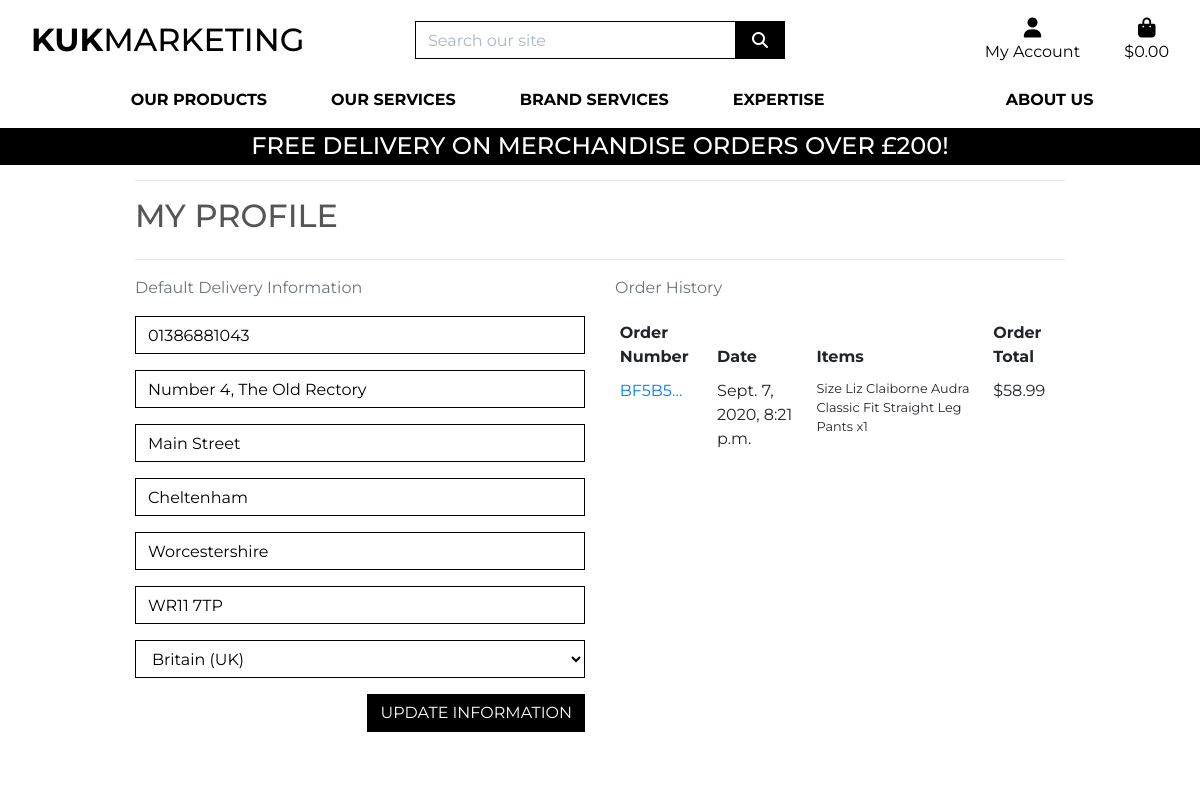
/profile/ (signed in), run on an earlier commit of the app's database.
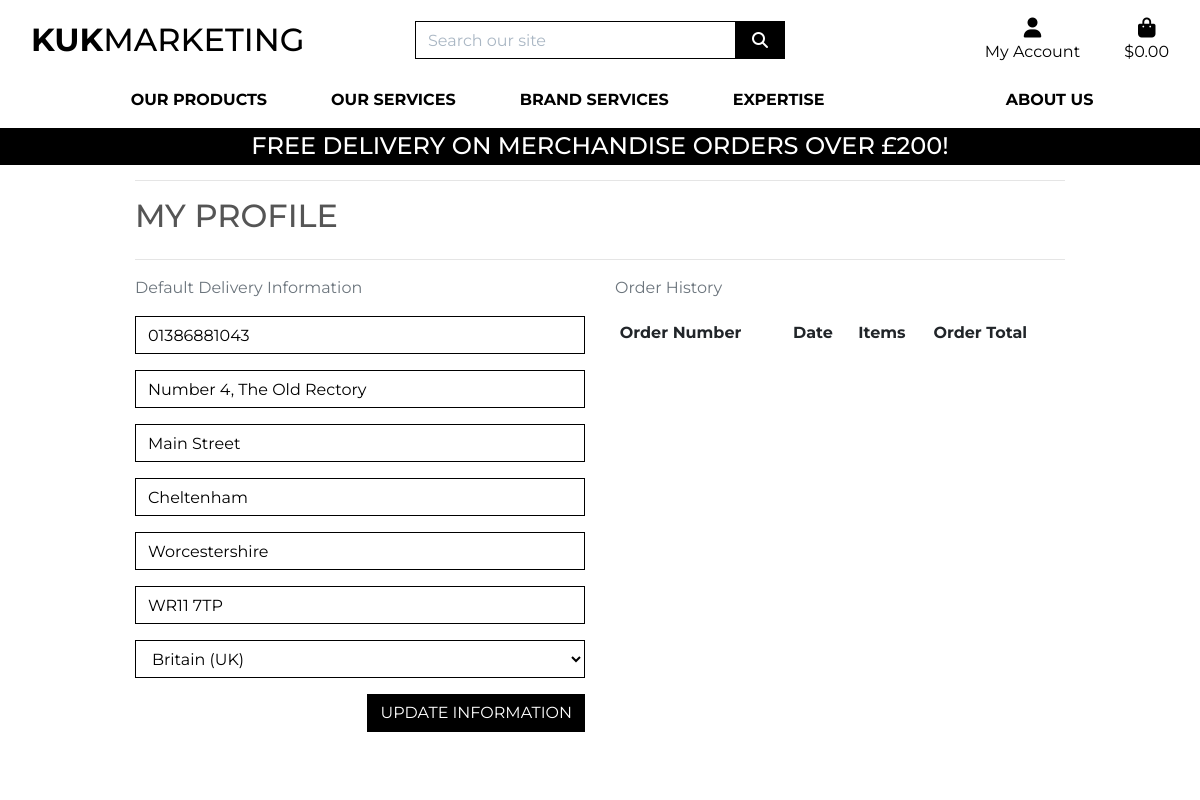
And on a later commit of the database.
### checkout/models.py (models this page shows, shortened)
class Order(models.Model):
    order_number = models.CharField(max_length=32, null=False, editable=False)
    user_profile = models.ForeignKey(UserProfile, on_delete=models.SET_NULL,
                                     null=True, blank=True, related_name='orders')
    full_name = models.CharField(max_length=50, null=False, blank=False)
    email = models.EmailField(max_length=254, null=False, blank=False)
    phone_number = models.CharField(max_length=20, null=False, blank=False)
    country = CountryField(blank_label='Country *', null=False, blank=False)
    postcode = models.CharField(max_length=20, null=True, blank=True)
    town_or_city = models.CharField(max_length=40, null=False, blank=False)
    street_address1 = models.CharField(max_length=80, null=False, blank=False)
    street_address2 = models.CharField(max_length=80, null=True, blank=True)
    county = models.CharField(max_length=80, null=True, blank=True)
    date = models.DateTimeField(auto_now_add=True)
    delivery_cost = models.DecimalField(max_digits=6, decimal_places=2, null=False, default=0)
    order_total = models.DecimalField(max_digits=10, decimal_places=2, null=False, default=0)
    grand_total = models.DecimalField(max_digits=10, decimal_places=2, null=False, default=0)
    original_bag = models.TextField(null=False, blank=False, default='')
    stripe_pid = models.CharField(max_length=254, null=False, blank=False, default='')

class OrderLineItem(models.Model):
    order = models.ForeignKey(Order, null=False, blank=False, on_delete=models.CASCADE, related_name='lineitems')
    product = models.ForeignKey(Product, null=False, blank=False, on_delete=models.CASCADE)
    product_size = models.CharField(max_length=2, null=True, blank=True) # XS, S, M, L, XL
    quantity = models.IntegerField(null=False, blank=False, default=0)
    lineitem_total = models.DecimalField(max_digits=6, decimal_places=2, null=False, blank=False, editable=False)

### products/models.py (models this page shows, shortened)
class Product(models.Model):
    category = models.ForeignKey('Category', null=True, blank=True, on_delete=models.SET_NULL)
    sku = models.CharField(max_length=254, null=True, blank=True)
    name = models.CharField(max_length=254)
    description = models.TextField()
    has_sizes = models.BooleanField(default=False, null=True, blank=True)
    price = models.DecimalField(max_digits=6, decimal_places=2)
    rating = models.DecimalField(max_digits=6, decimal_places=2, null=True, blank=True)
    image_url = models.URLField(max_length=1024, null=True, blank=True)
    image = models.ImageField(null=True, blank=True)

### profiles/views.py (the view)
# urls.py: path('profile/', include('profiles.urls')),
@login_required
def profile(request):
    profile = get_object_or_404(UserProfile, user=request.user)
    if request.method == 'POST':
        form = UserProfileForm(request.POST, instance=profile)
        if form.is_valid():
            form.save()
            messages.success(request, 'Profile updated successfully')
        else:
            messages.error(request, 'Update failed. Please ensure the form is valid.')
    else:
        form = UserProfileForm(instance=profile)
    orders = profile.orders.all()
    template = 'profiles/profile.html'
    context = {
        'form': form,
        'orders': orders,
        'on_profile_page': True
    }
    return render(request, template, context)

### bag/contexts.py (called while the page is built, shortened)
def bag_contents(request):
    bag_items = []
    total = 0
    product_count = 0
    bag = request.session.get('bag', {})
    if total < settings.FREE_DELIVERY_THRESHOLD:
        delivery = total * Decimal(settings.STANDARD_DELIVERY_PERCENTAGE / 100)
        free_delivery_delta = settings.FREE_DELIVERY_THRESHOLD - total
    else:
        delivery = 0
        free_delivery_delta = 0
    grand_total = delivery + total
    context = {
        'bag_items': bag_items,
        'total': total,
        'product_count': product_count,
        'delivery': delivery,
        'free_delivery_delta': free_delivery_delta,
        'free_delivery_threshold': settings.FREE_DELIVERY_THRESHOLD,
        'grand_total': grand_total,
    }
    return context

### profiles/templates/profiles/profile.html (shortened to what this page needs)
{% extends "base.html" %}
{% load static %}
{% block extra_css %}
    <link rel="stylesheet" href="{% static 'profiles/css/profile.css' %}">
{% endblock %}
{% block page_header %}
    <div class="container header-container">
    </div>
{% endblock %}
{% block content %}
    <div class="overlay"></div>
    <div class="container">
        <div class="row">
            <div class="col">
                <hr>
                <h2 class="logo-font mb-4">My Profile</h2>
                <hr>
            </div>
        </div>
        <div class="row">
            <div class="col-12 col-lg-6">
                <p class="text-muted">Default Delivery Information</p>
                <form class="mt-3" action="{% url 'profile' %}" method="POST" id="profile-update-form">
                    {{ form|crispy }}
                    <button class="btn btn-black rounded-0 text-uppercase float-right">Update Information</button>
                </form>
            </div>
            <div class="col-12 col-lg-6">
                <p class="text-muted">Order History</p>
                <div class="order-history table-responsive">
                    <table class="table table-sm table-borderless">
                        <thead>
                            <tr>
                                <th>Order Number</th>
                                <th>Date</th>
                                <th>Items</th>
                                <th>Order Total</th>
                            </tr>
                        </thead>
                        <tbody>
                            {% for order in orders %}
                                <tr>
                                    <td>
                                        <a href="{% url 'order_history' order.order_number %}"
                                        title="{{ order.order_number }}">
                                            {{ order.order_number|truncatechars:6 }}
                                        </a>
                                    </td>
                                    <td>{{ order.date }}</td>
                                    <td>
                                        <ul class="list-unstyled">
                                            {% for item in order.lineitems.all %}
                                                <li class="small">
                                                    {% if item.product.has_sizes %}
                                                        Size {{ item.product.size|upper }}
                                                    {% endif %}{{ item.product.name }} x{{ item.quantity }}
                                                </li>
                                            {% endfor %}
                                        </ul>
                                    </td>
                                    <td>${{ order.grand_total }}</td>
                                </tr>
                            {% endfor %}
                        </tbody>
                    </table>
                </div>
            </div>
        </div>
{% endblock %}

What changed in the data, as far as the page shows it:
removed Order: order_number "BF5B5…", date "Sept. 7, 2020, 8:21 p.m.", grand_total "58.99"
removed OrderLineItem: product.name "Liz Claiborne Audra Classic Fit Straight Leg Pants", quantity "1"
